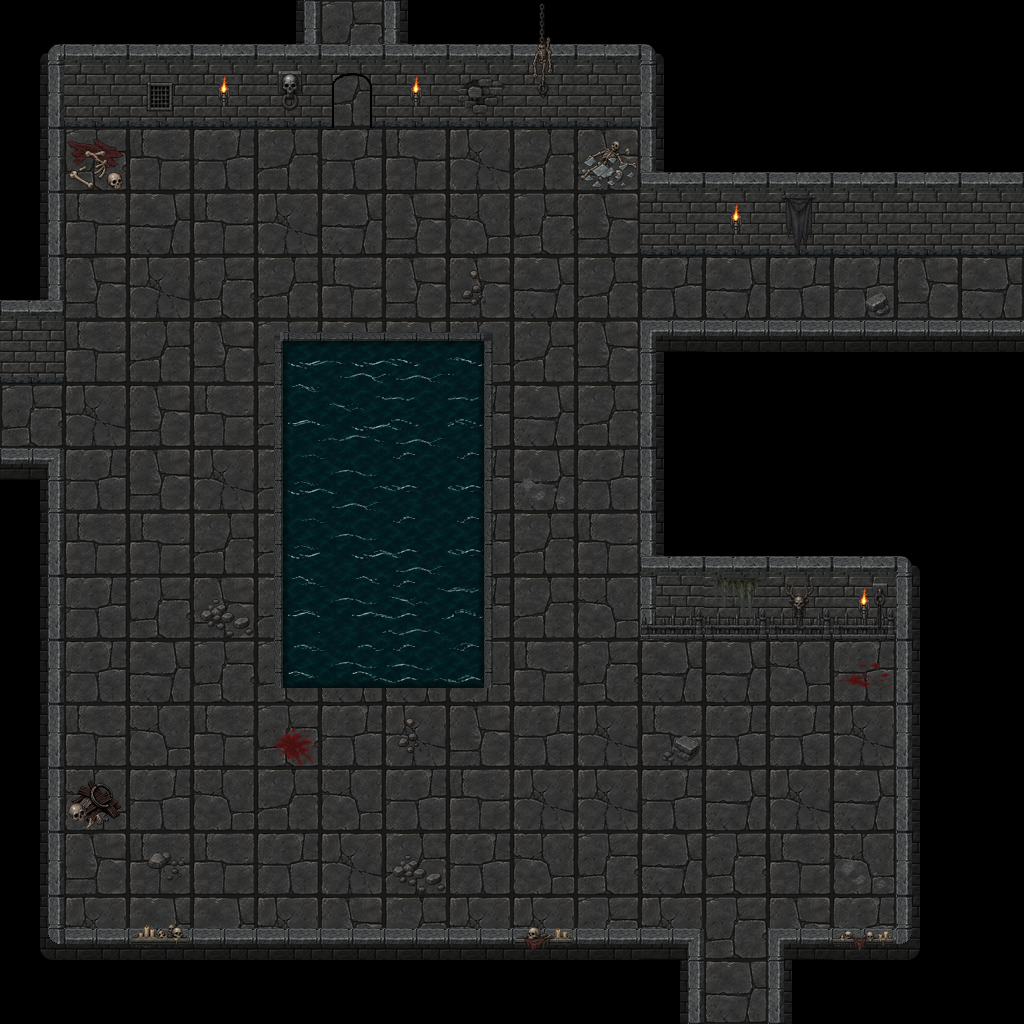

A level layout from a 2D game, rendered from its tile map. Below: a short description, then the map file with tile-grid data replaced by summaries:
An orthogonal 16x16 tile map with 64x64 px tiles, 13 tile layers (Ground, WallsBack_02, pool_base_01, pool_water_01, ...), 5 tilesets and 21 objects (exit_east, exit_north, exit_west, exit_south).

<map version="1.10" tiledversion="1.12.2" orientation="orthogonal" renderorder="right-down" width="16" height="16" tilewidth="64" tileheight="64" infinite="0" nextlayerid="23" nextobjectid="25">
 <properties>
  <property name="enemy_spawn_mode" type="bool" value="true" />
 </properties>
 <tileset firstgid="1" source="../act3_floor_64.tsx" />
 <tileset firstgid="9" source="../my_tiles_textured.tsx" />
 <tileset firstgid="182" source="../items.tsx" />
 <tileset firstgid="350" source="../torches/torches.tsx" />
 <tileset firstgid="354" source="../water_01.tsx" />
 <layer id="1" name="Ground" width="16" height="16">
  <data>[256 cells, 140 non-empty, 8 distinct tile ids]</data>
 </layer>
 <layer id="19" name="WallsBack_02" width="16" height="16">
  <data>[256 cells, 16 non-empty, 5 distinct tile ids]</data>
 </layer>
 <layer id="20" name="pool_base_01" width="16" height="16">
  <data>[256 cells, 24 non-empty, 9 distinct tile ids]</data>
 </layer>
 <layer id="21" name="pool_water_01" width="16" height="16">
  <data>[256 cells, 24 non-empty, 9 distinct tile ids]</data>
 </layer>
 <layer id="22" name="pool_water_02" width="16" height="16">
  <data>[256 cells, 24 non-empty, 9 distinct tile ids]</data>
 </layer>
 <layer id="3" name="WallsBack_01" width="16" height="16">
  <data>[256 cells, 60 non-empty, 10 distinct tile ids]</data>
 </layer>
 <layer id="18" name="WallsFront_01" width="16" height="16">
  <data>[256 cells, 15 non-empty, 6 distinct tile ids]</data>
 </layer>
 <layer id="13" name="GroundDetails_02" width="16" height="16">
  <data>[256 cells, 7 non-empty, 6 distinct tile ids]</data>
 </layer>
 <layer id="12" name="GroundDetails_01" width="16" height="16">
  <data>[256 cells, 10 non-empty, 8 distinct tile ids]</data>
 </layer>
 <layer id="11" name="DecorFront_01" width="16" height="16">
  <data>[256 cells, 3 non-empty, 3 distinct tile ids]</data>
 </layer>
 <layer id="16" name="DecorBack_02" width="16" height="16">
  <data>[256 cells, 4 non-empty, 1 distinct tile ids]</data>
 </layer>
 <layer id="10" name="DecorBack_01" width="16" height="16">
  <data>[256 cells, 9 non-empty, 9 distinct tile ids]</data>
 </layer>
 <layer id="17" name="Torches" width="16" height="16">
  <data>[256 cells, 4 non-empty, 1 distinct tile ids]</data>
 </layer>
 <objectgroup id="6" name="Connectors">
  <object id="15" name="exit_east" x="993.5" y="293">
   <point />
  </object>
  <object id="16" name="exit_north" x="351" y="40">
   <point />
  </object>
  <object id="17" name="exit_west" x="34" y="422">
   <point />
  </object>
  <object id="18" name="exit_south" x="736.667" y="996.667">
   <point />
  </object>
 </objectgroup>
 <objectgroup id="7" name="Entities" />
 <objectgroup id="8" name="Barriers">
  <object id="5" x="645" y="73" width="11" height="116" />
  <object id="6" x="661" y="328" width="345" height="17" />
  <object id="7" x="648" y="330" width="18" height="284" />
  <object id="12" x="56" y="942" width="631" height="9" />
  <object id="13" x="780" y="944.333" width="140" height="14" />
 </objectgroup>
 <objectgroup id="9" name="Blocked">
  <object id="1" x="75" y="73" width="222" height="38" />
  <object id="2" x="415" y="82" width="214" height="24" />
  <object id="3" x="665" y="204" width="343" height="34" />
  <object id="4" x="667" y="593" width="265" height="35" />
  <object id="8" x="5" y="460" width="43" height="485" />
  <object id="9" x="8" y="23" width="40" height="340" />
  <object id="10" x="18" y="13" width="286" height="24" />
  <object id="11" x="395" y="15" width="280" height="21" />
  <object id="14" x="910" y="602" width="37" height="334" />
  <object id="22" x="656" y="965.833" width="33.3333" height="43.5" />
  <object id="23" x="793.333" y="966.167" width="136.667" height="45.8333" />
  <object id="24" x="274" y="339" width="217.5" height="341.5" />
 </objectgroup>
</map>
